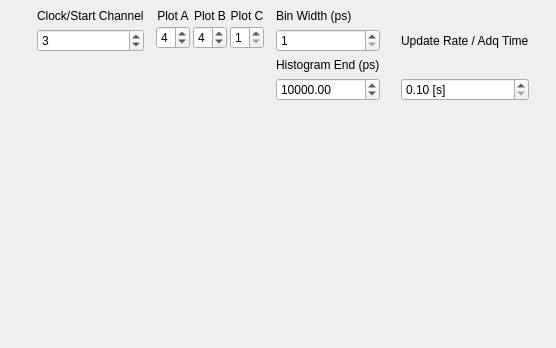
      <widget class="QWidget" name="tab1">
       <property name="autoFillBackground">
        <bool>true</bool>
       </property>
       <attribute name="title">
        <string>Histograms</string>
       </attribute>
       <layout class="QVBoxLayout" name="verticalLayout_2" stretch="0">
        <property name="spacing">
         <number>0</number>
        </property>
        <property name="leftMargin">
         <number>0</number>
        </property>
        <property name="topMargin">
         <number>0</number>
        </property>
        <property name="rightMargin">
         <number>0</number>
        </property>
        <property name="bottomMargin">
         <number>0</number>
        </property>
        <item>
         <widget class="QWidget" name="widget_2" native="true">
          <layout class="QVBoxLayout" name="verticalLayout_4" stretch="1,2,2,2">
           <item>
            <widget class="QFrame" name="horizontalFrame_299">
             <property name="sizePolicy">
              <sizepolicy hsizetype="Preferred" vsizetype="Minimum">
               <horstretch>0</horstretch>
               <verstretch>0</verstretch>
              </sizepolicy>
             </property>
             <layout class="QHBoxLayout" name="horizontalLayout_4">
              <property name="spacing">
               <number>3</number>
              </property>
              <property name="sizeConstraint">
               <enum>QLayout::SetDefaultConstraint</enum>
              </property>
              <property name="leftMargin">
               <number>9</number>
              </property>
              <property name="topMargin">
               <number>0</number>
              </property>
              <property name="bottomMargin">
               <number>0</number>
              </property>
              <item>
               <widget class="QLabel" name="label_8">
                <property name="sizePolicy">
                 <sizepolicy hsizetype="Fixed" vsizetype="Fixed">
                  <horstretch>0</horstretch>
                  <verstretch>0</verstretch>
                 </sizepolicy>
                </property>
                <property name="text">
                 <string/>
                </property>
                <property name="textFormat">
                 <enum>Qt::RichText</enum>
                </property>
                <property name="pixmap">
                 <pixmap resource="resources.qrc">:/logo15.png</pixmap>
                </property>
                <property name="scaledContents">
                 <bool>true</bool>
                </property>
                <property name="alignment">
                 <set>Qt::AlignBottom|Qt::AlignLeading|Qt::AlignLeft</set>
                </property>
                <property name="wordWrap">
                 <bool>false</bool>
                </property>
                <property name="margin">
                 <number>0</number>
                </property>
                <property name="indent">
                 <number>-1</number>
                </property>
               </widget>
              </item>
              <item>
               <widget class="QWidget" name="widget" native="true">
                <layout class="QVBoxLayout" name="verticalLayout_24">
                 <property name="topMargin">
                  <number>0</number>
                 </property>
                 <property name="bottomMargin">
                  <number>0</number>
                 </property>
                 <item>
                  <widget class="QLabel" name="label">
                   <property name="sizePolicy">
                    <sizepolicy hsizetype="Preferred" vsizetype="Minimum">
                     <horstretch>0</horstretch>
                     <verstretch>0</verstretch>
                    </sizepolicy>
                   </property>
                   <property name="text">
                    <string>Clock/Start Channel</string>
                   </property>
                  </widget>
                 </item>
                 <item>
                  <widget class="QSpinBox" name="startChan">
                   <property name="sizePolicy">
                    <sizepolicy hsizetype="Minimum" vsizetype="Minimum">
                     <horstretch>0</horstretch>
                     <verstretch>0</verstretch>
                    </sizepolicy>
                   </property>
                   <property name="minimum">
                    <number>1</number>
                   </property>
                   <property name="maximum">
                    <number>9</number>
                   </property>
                   <property name="value">
                    <number>3</number>
                   </property>
                  </widget>
                 </item>
                 <item>
                  <spacer name="verticalSpacer_7">
                   <property name="orientation">
                    <enum>Qt::Vertical</enum>
                   </property>
                   <property name="sizeHint" stdset="0">
                    <size>
                     <width>20</width>
                     <height>40</height>
                    </size>
                   </property>
                  </spacer>
                 </item>
                </layout>
               </widget>
              </item>
              <item>
               <layout class="QVBoxLayout" name="verticalLayout_6">
                <item>
                 <widget class="QLabel" name="label_34">
                  <property name="sizePolicy">
                   <sizepolicy hsizetype="Preferred" vsizetype="Minimum">
                    <horstretch>0</horstretch>
                    <verstretch>0</verstretch>
                   </sizepolicy>
                  </property>
                  <property name="text">
                   <string>Plot A</string>
                  </property>
                  <property name="alignment">
                   <set>Qt::AlignCenter</set>
                  </property>
                 </widget>
                </item>
                <item>
                 <widget class="QSpinBox" name="PlotAChn1">
                  <property name="minimum">
                   <number>1</number>
                  </property>
                  <property name="maximum">
                   <number>9</number>
                  </property>
                  <property name="value">
                   <number>4</number>
                  </property>
                 </widget>
                </item>
                <item>
                 <spacer name="verticalSpacer_4">
                  <property name="orientation">
                   <enum>Qt::Vertical</enum>
                  </property>
                  <property name="sizeHint" stdset="0">
                   <size>
                    <width>20</width>
                    <height>40</height>
                   </size>
                  </property>
                 </spacer>
                </item>
               </layout>
              </item>
              <item>
               <layout class="QVBoxLayout" name="verticalLayout_35">
                <item>
                 <widget class="QLabel" name="label_67">
                  <property name="sizePolicy">
                   <sizepolicy hsizetype="Preferred" vsizetype="Minimum">
                    <horstretch>0</horstretch>
                    <verstretch>0</verstretch>
                   </sizepolicy>
                  </property>
                  <property name="text">
                   <string>Plot B</string>
                  </property>
                  <property name="alignment">
                   <set>Qt::AlignCenter</set>
                  </property>
                 </widget>
                </item>
                <item>
                 <widget class="QSpinBox" name="PlotBChn1">
                  <property name="minimum">
                   <number>1</number>
                  </property>
                  <property name="maximum">
                   <number>9</number>
                  </property>
                  <property name="value">
                   <number>4</number>
                  </property>
                 </widget>
                </item>
                <item>
                 <spacer name="verticalSpacer_5">
                  <property name="orientation">
                   <enum>Qt::Vertical</enum>
                  </property>
                  <property name="sizeHint" stdset="0">
                   <size>
                    <width>20</width>
                    <height>40</height>
                   </size>
                  </property>
                 </spacer>
                </item>
               </layout>
              </item>
              <item>
               <layout class="QVBoxLayout" name="verticalLayout_36">
                <item>
                 <widget class="QLabel" name="label_88">
                  <property name="sizePolicy">
                   <sizepolicy hsizetype="Preferred" vsizetype="Minimum">
                    <horstretch>0</horstretch>
                    <verstretch>0</verstretch>
                   </sizepolicy>
                  </property>
                  <property name="text">
                   <string>Plot C</string>
                  </property>
                  <property name="alignment">
                   <set>Qt::AlignCenter</set>
                  </property>
                 </widget>
                </item>
                <item>
                 <widget class="QSpinBox" name="PlotCChn1">
                  <property name="minimum">
                   <number>1</number>
                  </property>
                  <property name="maximum">
                   <number>9</number>
                  </property>
                 </widget>
                </item>
                <item>
                 <spacer name="verticalSpacer_6">
                  <property name="orientation">
                   <enum>Qt::Vertical</enum>
                  </property>
                  <property name="sizeHint" stdset="0">
                   <size>
                    <width>20</width>
                    <height>40</height>
                   </size>
                  </property>
                 </spacer>
                </item>
               </layout>
              </item>
              <item>
               <widget class="QWidget" name="rr" native="true">
                <layout class="QVBoxLayout" name="verticalLayout_9">
                 <property name="topMargin">
                  <number>0</number>
                 </property>
                 <property name="bottomMargin">
                  <number>0</number>
                 </property>
                 <item>
                  <widget class="QLabel" name="label_4">
                   <property name="sizePolicy">
                    <sizepolicy hsizetype="Preferred" vsizetype="Minimum">
                     <horstretch>0</horstretch>
                     <verstretch>0</verstretch>
                    </sizepolicy>
                   </property>
                   <property name="text">
                    <string>Bin Width (ps)</string>
                   </property>
                  </widget>
                 </item>
                 <item>
                  <widget class="QSpinBox" name="bin_width">
                   <property name="minimum">
                    <number>1</number>
                   </property>
                   <property name="maximum">
                    <number>100000</number>
                   </property>
                  </widget>
                 </item>
                 <item>
                  <widget class="QLabel" name="label_2">
                   <property name="text">
                    <string>Histogram End (ps)</string>
                   </property>
                  </widget>
                 </item>
                 <item>
                  <widget class="QDoubleSpinBox" name="histEnd">
                   <property name="maximum">
                    <double>100000000.000000000000000</double>
                   </property>
                   <property name="value">
                    <double>10000.000000000000000</double>
                   </property>
                  </widget>
                 </item>
                 <item>
                  <spacer name="verticalSpacer_13">
                   <property name="orientation">
                    <enum>Qt::Vertical</enum>
                   </property>
                   <property name="sizeType">
                    <enum>QSizePolicy::Minimum</enum>
                   </property>
                   <property name="sizeHint" stdset="0">
                    <size>
                     <width>20</width>
                     <height>40</height>
                    </size>
                   </property>
                  </spacer>
                 </item>
                </layout>
               </widget>
              </item>
              <item>
               <widget class="QWidget" name="ww" native="true">
                <layout class="QVBoxLayout" name="verticalLayout_7">
                 <property name="topMargin">
                  <number>0</number>
                 </property>
                 <property name="bottomMargin">
                  <number>0</number>
                 </property>
                 <item>
                  <widget class="QLabel" name="label_5">
                   <property name="sizePolicy">
                    <sizepolicy hsizetype="Preferred" vsizetype="Minimum">
                     <horstretch>0</horstretch>
                     <verstretch>0</verstretch>
                    </sizepolicy>
                   </property>
                   <property name="text">
                    <string>Update Rate / Adq Time</string>
                   </property>
                  </widget>
                 </item>
                 <item>
                  <widget class="QDoubleSpinBox" name="adqtime">
                   <property name="suffix">
                    <string> [s]</string>
                   </property>
                   <property name="minimum">
                    <double>0.100000000000000</double>
                   </property>
                  </widget>
                 </item>
                 <item>
                  <spacer name="verticalSpacer_14">
                   <property name="orientation">
                    <enum>Qt::Vertical</enum>
                   </property>
                   <property name="sizeType">
                    <enum>QSizePolicy::Minimum</enum>
                   </property>
                   <property name="sizeHint" stdset="0">
                    <size>
                     <width>20</width>
                     <height>40</height>
                    </size>
                   </property>
                  </spacer>
                 </item>
                </layout>
               </widget>
              </item>
             </layout>
            </widget>
           </item>
           <item>
            <widget class="QWidget" name="horizontalWidget_4" native="true">
             <layout class="QVBoxLayout" name="verticalLayout_8" stretch="2,1">
              <item>
               <widget class="QCustomPlot" name="PlotA" native="true">
                <property name="sizePolicy">
                 <sizepolicy hsizetype="Expanding" vsizetype="Expanding">
                  <horstretch>0</horstretch>
                  <verstretch>0</verstretch>
                 </sizepolicy>
                </property>
                <layout class="QVBoxLayout" name="verticalLayout_10"/>
               </widget>
              </item>
              <item>
               <widget class="QCustomPlot" name="PlotA_2" native="true">
                <property name="sizePolicy">
                 <sizepolicy hsizetype="Expanding" vsizetype="Expanding">
                  <horstretch>0</horstretch>
                  <verstretch>0</verstretch>
                 </sizepolicy>
                </property>
                <layout class="QVBoxLayout" name="verticalLayout_12"/>
               </widget>
              </item>
             </layout>
            </widget>
           </item>
           <item>
            <widget class="QWidget" name="horizontalWidget_3" native="true">
             <layout class="QVBoxLayout" name="verticalLayout_14" stretch="2,1">
              <item>
               <widget class="QCustomPlot" name="PlotB" native="true">
                <property name="sizePolicy">
                 <sizepolicy hsizetype="Expanding" vsizetype="Expanding">
                  <horstretch>0</horstretch>
                  <verstretch>0</verstretch>
                 </sizepolicy>
                </property>
                <layout class="QVBoxLayout" name="verticalLayout_11"/>
               </widget>
              </item>
              <item>
               <widget class="QCustomPlot" name="PlotB_2" native="true">
                <property name="sizePolicy">
                 <sizepolicy hsizetype="Expanding" vsizetype="Expanding">
                  <horstretch>0</horstretch>
                  <verstretch>0</verstretch>
                 </sizepolicy>
                </property>
                <layout class="QVBoxLayout" name="verticalLayout_13"/>
               </widget>
              </item>
             </layout>
            </widget>
           </item>
           <item>
            <widget class="QWidget" name="horizontalWidget" native="true">
             <layout class="QVBoxLayout" name="verticalLayout_15" stretch="2,1">
              <item>
               <widget class="QCustomPlot" name="PlotC" native="true">
                <property name="sizePolicy">
                 <sizepolicy hsizetype="Expanding" vsizetype="Expanding">
                  <horstretch>0</horstretch>
                  <verstretch>0</verstretch>
                 </sizepolicy>
                </property>
                <layout class="QVBoxLayout" name="verticalLayout_38"/>
               </widget>
              </item>
              <item>
               <widget class="QCustomPlot" name="PlotC_2" native="true">
                <property name="sizePolicy">
                 <sizepolicy hsizetype="Expanding" vsizetype="Expanding">
                  <horstretch>0</horstretch>
                  <verstretch>0</verstretch>
                 </sizepolicy>
                </property>
                <layout class="QVBoxLayout" name="verticalLayout_39"/>
               </widget>
              </item>
             </layout>
            </widget>
           </item>
          </layout>
         </widget>
        </item>
       </layout>
      </widget>
